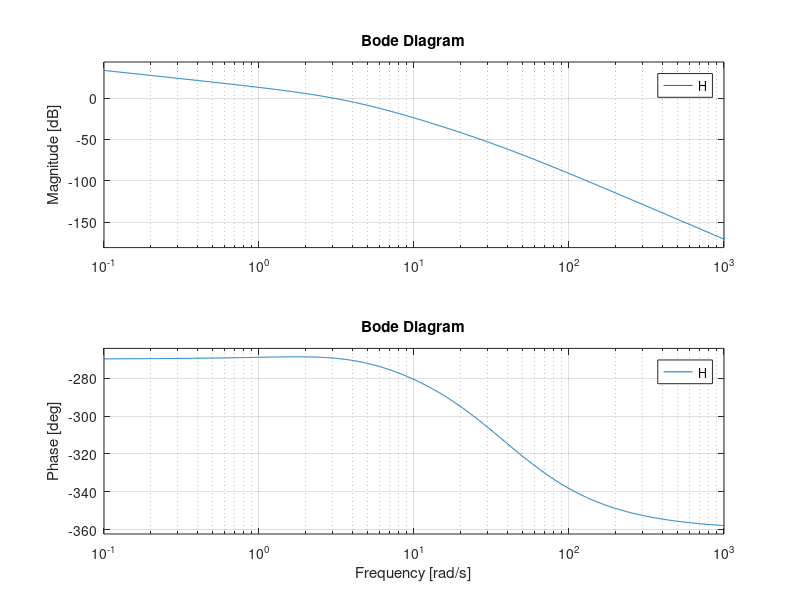
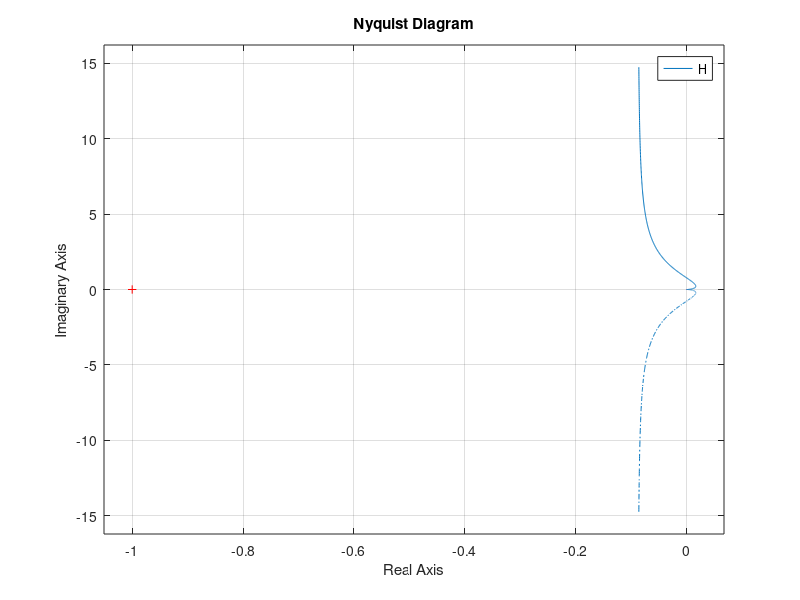

Reproduce these figures in MATLAB, in order. (Note: this script raises an error after producing the figures.)
% Definition of the transfer function
K = 3000; % Elementary gain

% Use this command to define the "raw" transfer function
% s=tf('s')
% Then define the transfer function ==> G = 3000/(s*(s^2+0.1*s+16)*(s-40))
% Finally, list numerator and denominator in descending order
% (if there's no s term, write 0)

% Creating the transfer function
num = K;
den = [1 39.9 12 -640 0];
H = tf(num, den);

% Bode plot (magnitude and phase)
figure;
bode(H);
grid on;
title('Bode Diagram');

% Nyquist plot
figure;
nyquist(H);
grid on;
title('Nyquist Diagram');

% Transfer function zeros
zeros = zero(H);

% Transfer function poles
poles = pole(H);

% Elementary gain
gain = dcgain(H);

% Magnitude of the transfer function
[mag, phase, wout] = bode(H);
mag = squeeze(mag);
phase = squeeze(phase);
wout = squeeze(wout);

% Calculating gain crossover frequencies
break_frequencies = abs(poles);

% Calculating phase margin and gain margin
[GM, PM, Wcg, Wcp] = margin(H);

% Converting gain margin from gain units to dB
GM_dB = 20 * log10(GM);

% Displaying results
disp('Transfer function zeros:');
disp(zeros);

disp('Transfer function poles:');
disp(poles);

disp('Elementary gain:');
disp(gain);

disp('Magnitude of the transfer function at different frequencies:');
disp(table(wout, mag, phase));

disp('Gain crossover frequencies:');
disp(break_frequencies);

disp('Gain margin (dB):');
disp(GM_dB);

disp('Phase margin (degrees):');
disp(PM);

disp('Gain crossover frequency (rad/s):');
disp(Wcg);

disp('Phase crossover frequency (rad/s):');
disp(Wcp);
